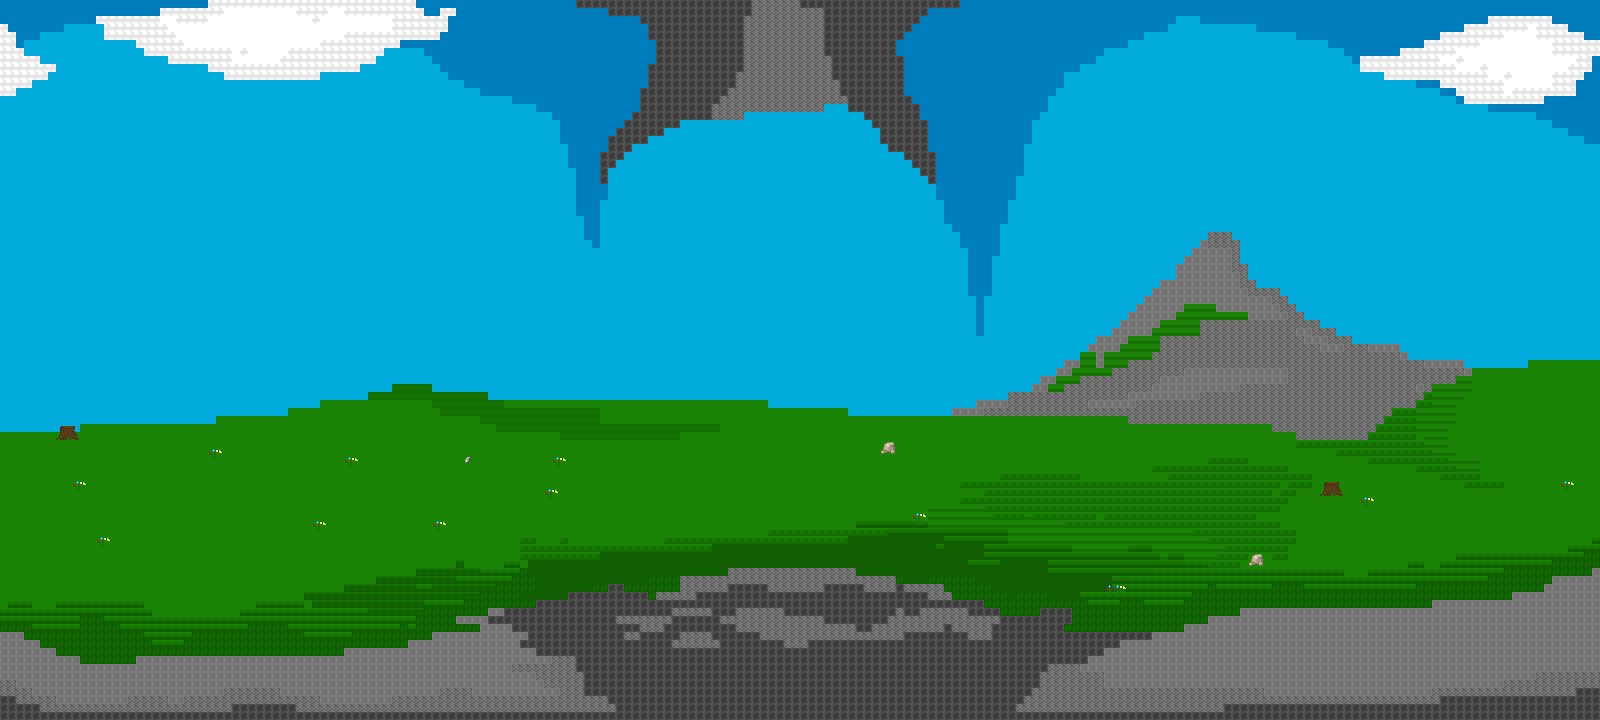

The image is a tile-based game level rendered from a .tmx file. Its description and source (layers, tilesets, objects; grid data summarised) follow:
An orthogonal 200x90 tile map with 8x8 px tiles, 3 tile layers (BASE, GRASS, MOVE).

<map version="1.5" tiledversion="1.6.0" orientation="orthogonal" renderorder="right-down" width="200" height="90" tilewidth="8" tileheight="8" infinite="0" nextlayerid="4" nextobjectid="1">
 <tileset firstgid="1" source="New.tsx" />
 <layer id="1" name="BASE" width="200" height="90">
  <data>[18000 cells, 18000 non-empty, 15 distinct tile ids]</data>
 </layer>
 <layer id="2" name="GRASS" width="200" height="90">
  <data>[18000 cells, 270 non-empty, 18 distinct tile ids]</data>
 </layer>
 <layer id="3" name="MOVE" width="200" height="90">
  <data>[18000 cells, 0 non-empty, 0 distinct tile ids]</data>
 </layer>
</map>